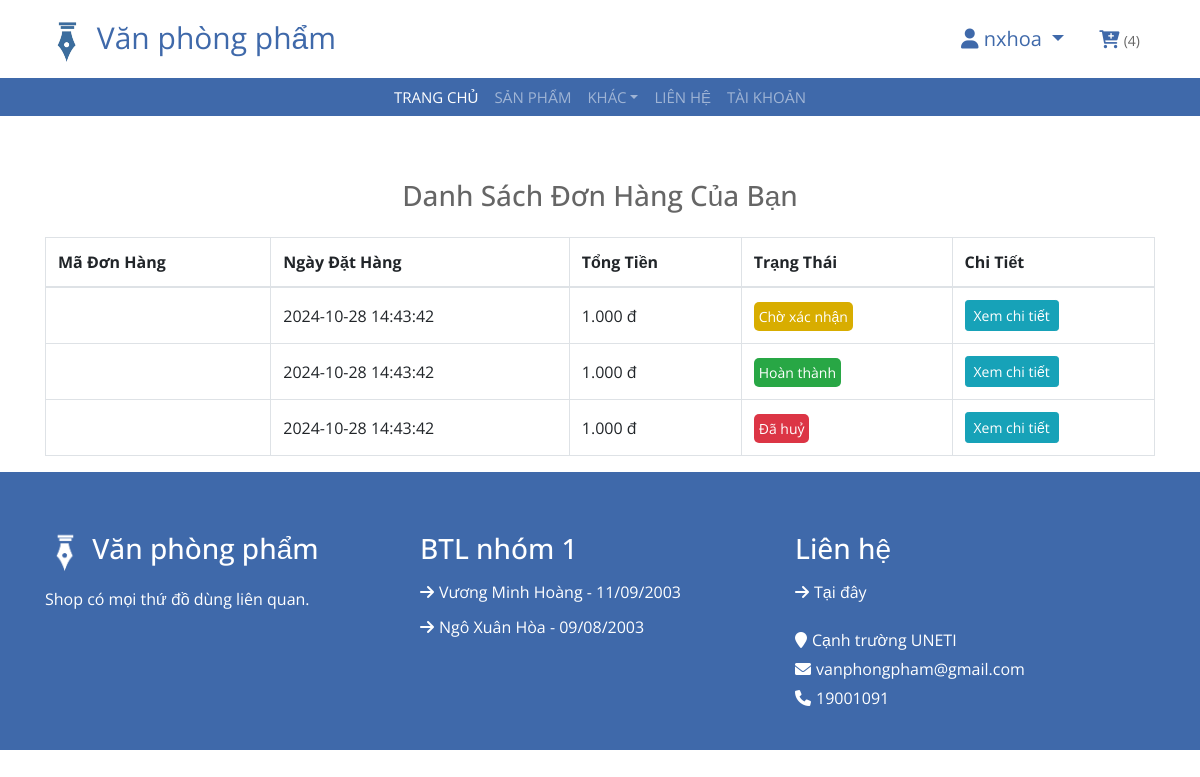
Screenshot of /don-hang (signed in) with the database file from the repository.
### tables this page shows
CREATE TABLE `order` (
  `ID` int(11) NOT NULL,
  `CustomerId` int(11) NOT NULL,
  `OrderDate` datetime NOT NULL,
  `TotalAmount` decimal(8,2) NOT NULL,
  `OrderStatus` varchar(255) NOT NULL COMMENT '"Pending", "Completed", "Cancelled"',
  `ShippingAddress` text DEFAULT NULL
);

### core/View.php (called while the page is built, shortened)
<?php
class View
{
    public function render($view, $data = [], $layout = 'layouts/main')
    {
        if (file_exists(_DIR_ROOT . "/app/views/" . $view . ".php")) {
            require _DIR_ROOT . "/app/views/" . $view . ".php";
        } else {
            die("View không tồn tại: " . $view);
        }
    }
}

### core/Controller.php (called while the page is built, shortened)
<?php
class Controller
{
    protected $view;
    public function __construct()
    {
        $this->view = new View();
    }
    public function view($view, $data = [], $layout = 'layouts/main')
    {
        $this->view->render($view, $data, $layout);
    }
}

### app/controllers/CartController.php (called while the page is built, shortened)
<?php
class CartController extends Controller
{
    public function orders()
    {
        $params['breadcrumbs'] = $this->handelBreadCrumd();
        $userid =  $_SESSION['user']['ID'];
        $cartmodel = $this->model("Cart");
        $ordermodel = $this->model("Order");
        $params['totalcartitem'] = $cartmodel->CountCartItem($userid)[0]['totalcartitem'];
        $params['myorder'] = $ordermodel->GetOrdersByUserID($userid);
        $params['breadcrumbs'] = $this->handelBreadCrumd();
        $this->view('carts/order', $params, "layouts/_user");
    }
}

### index.php (called while the page is built, shortened)
<?php
$app = new App();

### core/Database.php (called while the page is built, shortened)
<?php
class Database
{
    private $connection;
    private function connect($host, $username, $password, $database, $port)
    {
        $this->connection = new mysqli($host, $username, $password, $database, $port);
    }
    public function select($query)
    {
        $result = $this->connection->query($query);
        $data = [];
        while ($row = $result->fetch_assoc()) {
            $data[] = $row;
        }
        return $data;
    }
}

### core/Model.php (called while the page is built, shortened)
<?php
require './core/Database.php';
class Model
{
    protected $db;
    public function __construct()
    {
        $this->db = new Database();
    }
    public function select($query)
    {
        return $this->db->select($query);
    }
}

### app/models/Order.php (called while the page is built, shortened)
<?php
class Order extends Model
{
    public function GetOrdersByUserID($userid)
    {
        $query = "SELECT * FROM `order` WHERE CustomerId = $userid ORDER BY OrderDate DESC";
        return $this->select($query);
    }
}

### app/views/carts/order.php (the view, shortened to what this page needs)
<div class="container mt-5">
    <h3 class="mb-4 text-center">Danh Sách Đơn Hàng Của Bạn</h3>
    <table class="table table-bordered order-table">
        <thead>
            <tr>
                <th>Mã Đơn Hàng</th>
                <th>Ngày Đặt Hàng</th>
                <th>Tổng Tiền</th>
                <th>Trạng Thái</th>
                <th>Chi Tiết</th>
            </tr>
        </thead>
        <tbody>
            <?php
            if (isset($myorder)) {
                $statusMap = [
                    'Completed' => 'completed',
                    'Cancelled' => 'cancelled',
                    'Pending' => 'pending',
                ];
                $arrstatus = array(
                    "Pending" => "Chờ xác nhận",
                    "Cancelled" => "Đã huỷ",
                    "Completed" => "Hoàn thành",
                );
                foreach ($myorder as $mo) {
                    $status = $statusMap[$mo['OrderStatus']];
            ?>
                    <tr>
                        <td><?php echo $mo['OrderCode'] ?></td>
                        <td><?php echo $mo['OrderDate'] ?></td>
                        <td><?php echo number_format($mo['TotalAmount'], 0, ',', '.') . ' đ'  ?></td>
                        <td><span class="order-status <?php echo $status ?>"><?php echo $arrstatus[$mo['OrderStatus']] ?></span></td>
                        <td><a href="<?php echo _WEB_ROOT ?>/chi-tiet-don-hang?orderCode=<?php echo $mo['OrderCode'] ?>" class="btn btn-info btn-sm">Xem chi tiết</a></td>
                    </tr>
            <?php
                }
            } else {
                echo ("Không có đơn hàng nào nha!");
            }
            ?>
        </tbody>
    </table>
</div>

### public/css/style.css (style rules this page uses)
body { color: #666666; font-family: "Open Sans", sans-serif; font-weight: 400; background: #ffffff; }
a { color: #3f69aa; transition: 0.5s; }
h1, h2, h3, h4, h5, h6 { color: #666666; margin: 0 0 15px 0; padding: 0; }

### app/views/carts/order.php (style rules this page uses)
.order-table td, .order-table th { vertical-align: middle; }
.order-status { padding: 5px; border-radius: 5px; font-size: 14px; }
.pending { background-color: #d8ad00; color: white; }
.completed { background-color: #28a745; color: white; }
.cancelled { background-color: #dc3545; color: white; }

### rows the page displays
order: OrderDate "2024-10-28 14:43:42", TotalAmount "1.000", OrderStatus "Chờ xác nhận"
order: OrderDate "2024-10-28 14:43:42", TotalAmount "1.000", OrderStatus "Hoàn thành"
order: OrderDate "2024-10-28 14:43:42", TotalAmount "1.000", OrderStatus "Đã huỷ"

### other values shown
$user['CustomerName'] "nxhoa"
$totalcartitem "4"
